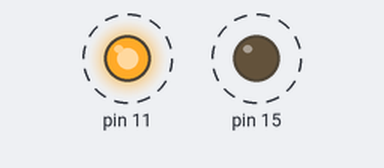
Bench run of a program on a simulated Raspberry Pi (header pin numbers). On the bench: output pins drawn as LEDs (lit = HIGH). Dashed ring = blinking. At 50.0 s the program stops and its outputs stay as they are.

Above: at 0.2 s.
Timing chart, 0 to 3.0 s (numbered marks = the images above):
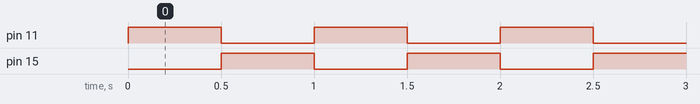

The program:

blink.py
```python
import RPi.GPIO as GPIO
import time

def blink(pin,pin2,seconds):
	GPIO.output(pin,GPIO.HIGH)
	GPIO.output(pin2,GPIO.LOW)
	time.sleep(seconds)
	GPIO.output(pin,GPIO.LOW)
	GPIO.output(pin2,GPIO.HIGH)
	time.sleep(seconds)
	return

GPIO.setmode(GPIO.BOARD)
GPIO.setup(11,GPIO.OUT)
GPIO.setup(15,GPIO.OUT)
for i in range(0,50):
	blink(11,15,0.5)

GPIO.cleanup()
```

Measured:
- by itself, pin 11, pin 15: alternates HIGH for 0.50 s and LOW for 0.50 s, 100 changes in all, then stays LOW
